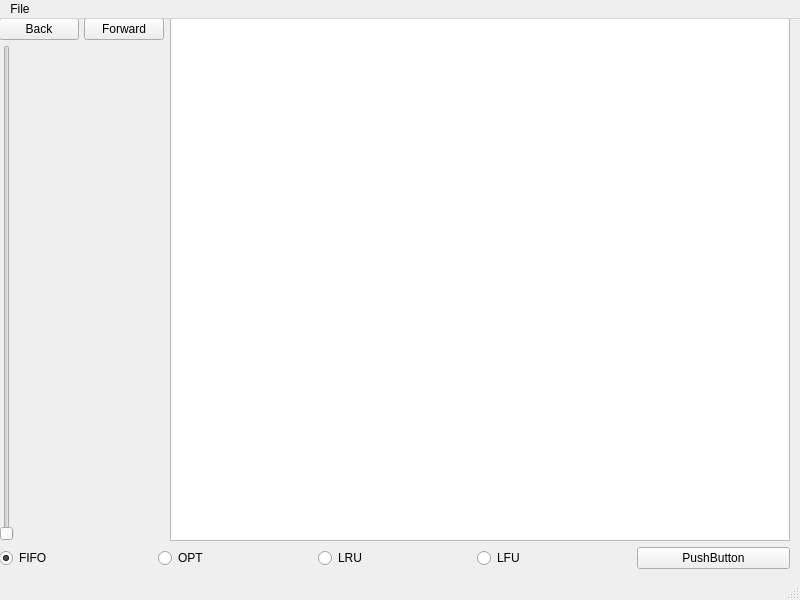
<?xml version="1.0" encoding="UTF-8"?>
<ui version="4.0">
 <author>Fly0ut</author>
 <class>PageFaultDisplay</class>
 <widget class="QMainWindow" name="PageFaultDisplay">
  <property name="geometry">
   <rect>
    <x>0</x>
    <y>0</y>
    <width>800</width>
    <height>600</height>
   </rect>
  </property>
  <property name="cursor">
   <cursorShape>ArrowCursor</cursorShape>
  </property>
  <property name="windowTitle">
   <string>PageFaultDisplay</string>
  </property>
  <widget class="QWidget" name="centralwidget">
   <widget class="QWidget" name="gridLayoutWidget">
    <property name="geometry">
     <rect>
      <x>-1</x>
      <y>-1</y>
      <width>791</width>
      <height>551</height>
     </rect>
    </property>
    <layout class="QGridLayout" name="gridLayout">
     <item row="0" column="1">
      <widget class="QTableView" name="tableView"/>
     </item>
     <item row="0" column="0">
      <layout class="QVBoxLayout" name="verticalLayout_2">
       <property name="spacing">
        <number>5</number>
       </property>
       <property name="sizeConstraint">
        <enum>QLayout::SetDefaultConstraint</enum>
       </property>
       <item>
        <layout class="QHBoxLayout" name="horizontalLayout_3">
         <item>
          <widget class="QPushButton" name="pushButton_2">
           <property name="text">
            <string>Back</string>
           </property>
          </widget>
         </item>
         <item alignment="Qt::AlignLeft">
          <widget class="QPushButton" name="pushButton_3">
           <property name="text">
            <string>Forward</string>
           </property>
          </widget>
         </item>
        </layout>
       </item>
       <item>
        <widget class="QSlider" name="verticalSlider">
         <property name="orientation">
          <enum>Qt::Vertical</enum>
         </property>
        </widget>
       </item>
      </layout>
     </item>
     <item row="1" column="0" colspan="2">
      <layout class="QHBoxLayout" name="horizontalLayout">
       <item>
        <widget class="QRadioButton" name="radioButtonFIFO">
         <property name="cursor">
          <cursorShape>PointingHandCursor</cursorShape>
         </property>
         <property name="text">
          <string>FIFO</string>
         </property>
         <property name="checked">
          <bool>true</bool>
         </property>
        </widget>
       </item>
       <item>
        <widget class="QRadioButton" name="radioButtonOPT">
         <property name="cursor">
          <cursorShape>PointingHandCursor</cursorShape>
         </property>
         <property name="text">
          <string>OPT</string>
         </property>
        </widget>
       </item>
       <item>
        <widget class="QRadioButton" name="radioButtonLRU">
         <property name="cursor">
          <cursorShape>PointingHandCursor</cursorShape>
         </property>
         <property name="text">
          <string>LRU</string>
         </property>
        </widget>
       </item>
       <item>
        <widget class="QRadioButton" name="radioButtonLFU">
         <property name="cursor">
          <cursorShape>PointingHandCursor</cursorShape>
         </property>
         <property name="text">
          <string>LFU</string>
         </property>
        </widget>
       </item>
       <item>
        <widget class="QPushButton" name="pushButton">
         <property name="cursor">
          <cursorShape>PointingHandCursor</cursorShape>
         </property>
         <property name="text">
          <string>PushButton</string>
         </property>
        </widget>
       </item>
      </layout>
     </item>
    </layout>
   </widget>
  </widget>
  <widget class="QMenuBar" name="menubar">
   <property name="geometry">
    <rect>
     <x>0</x>
     <y>0</y>
     <width>800</width>
     <height>25</height>
    </rect>
   </property>
   <widget class="QMenu" name="menuPage_Fault_Simulation">
    <property name="title">
     <string>File</string>
    </property>
   </widget>
   <addaction name="menuPage_Fault_Simulation"/>
  </widget>
  <widget class="QStatusBar" name="statusbar"/>
 </widget>
 <resources/>
 <connections/>
</ui>
